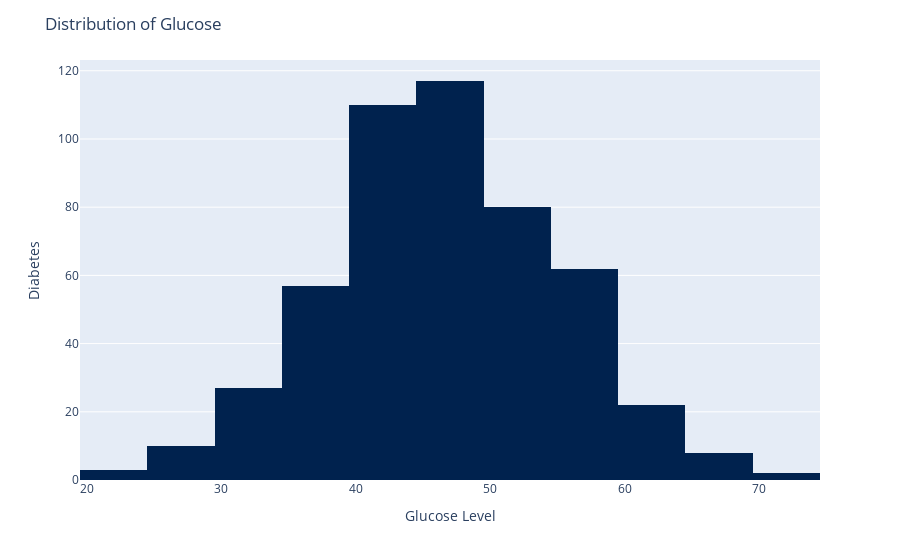

Here is the notebook cell this chart was saved with:
### Code cell
# Visualizing Glucose Data

fig = px.histogram(df,
                   x = 'glucose',
                   y = 'diabetes',
                   color_discrete_sequence=px.colors.sequential.Cividis)
fig.update_layout(title = "Distribution of Glucose",
                  xaxis_title = 'Glucose Level',
                  yaxis_title = 'Diabetes')
fig.show()

### Figure 1 — Plotly figure (JSON) as saved in the notebook; plotly's stock layout.template omitted (floating-point values rounded to 4 significant figures; data arrays with more than 128 entries replaced by an {"elided": "..."} marker saying what was removed)
{"data": [{"alignmentgroup": "True", "bingroup": "x", "histfunc": "sum", "hovertemplate": "glucose=%{x}<br>sum of diabetes=%{y}<extra></extra>", "legendgroup": "", "marker": {"color": "#00224e", "pattern": {"shape": ""}}, "name": "", "offsetgroup": "", "orientation": "v", "showlegend": false, "type": "histogram", "x": {"elided": "995 int values"}, "xaxis": "x", "y": {"elided": "995 int values"}, "yaxis": "y"}], "layout": {"barmode": "relative", "legend": {"tracegroupgap": 0}, "margin": {"t": 60}, "title": {"text": "Distribution of Glucose"}, "xaxis": {"anchor": "y", "domain": [0, 1], "title": {"text": "Glucose Level"}}, "yaxis": {"anchor": "x", "domain": [0, 1], "title": {"text": "Diabetes"}}}}
